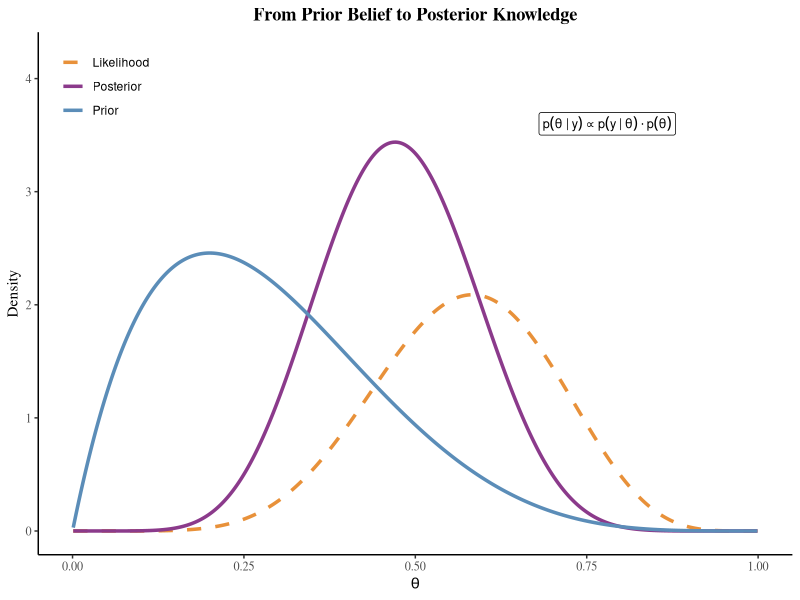

Write the R code that produced this figure.
## ---- chunk 1
library(ggplot2)

theta <- seq(0.001, 0.999, length.out = 500)

df <- data.frame(
  theta = rep(theta, 3),
  density = c(
    dbeta(theta, 2, 5),
    (theta^7 * (1 - theta)^5) / max(theta^7 * (1 - theta)^5) * max(dbeta(theta, 2, 5)) * 0.85,
    dbeta(theta, 9, 10)
  ),
  curve = factor(rep(c("Prior", "Likelihood", "Posterior"), each = length(theta)))
)

ggplot(df, aes(theta, density, color = curve, linetype = curve)) +
  geom_line(linewidth = 1.2) +
  scale_color_manual(values = c("Prior"="#5B8DB8","Likelihood"="#E8913A","Posterior"="#8B3A8B")) +
  scale_linetype_manual(values = c("Prior"="solid","Likelihood"="dashed","Posterior"="solid")) +
  annotate("label", x=0.78, y=3.6,
           label="p(theta~'|'~y) %prop% p(y~'|'~theta) %.% p(theta)",
           parse=TRUE, size=3.2) +
  labs(title="From Prior Belief to Posterior Knowledge",
       x=expression(theta), y="Density") +
  coord_cartesian(xlim=c(0,1), ylim=c(0,4.2)) +
  theme_classic(base_family="serif") +   # no grid
  theme(
    plot.title = element_text(face="bold", hjust=0.5),
    legend.position = c(0.02, 0.98),
    legend.justification = c(0, 1),
    legend.text = element_text(family = ""),
    legend.title = element_blank()
  )
## ---- chunk 2
# --- Type I error ---
# P(X > 50 | θ = 1/3): pbinom gives P(X ≤ 50), so subtract from 1
p_gt50_h0 <- 1 - pbinom(50, 100, 1/3)

# P(X = 50 | θ = 1/3): the exact point probability
p_eq50_h0 <- dbinom(50, 100, 1/3)

# Total: always reject when X > 50, reject half the time when X = 50
alpha <- p_gt50_h0 + 0.5 * p_eq50_h0

# --- Type II error ---
# P(X < 50 | θ = 2/3) = P(X ≤ 49 | θ = 2/3)
p_lt50_h1 <- pbinom(49, 100, 2/3)

# P(X = 50 | θ = 2/3)
p_eq50_h1 <- dbinom(50, 100, 2/3)

# Total: always accept H0 when X < 50, accept half the time when X = 50
beta <- p_lt50_h1 + 0.5 * p_eq50_h1

cat("Type I error (alpha):", alpha, "\n")
cat("Type II error (beta):", beta, "\n")
## ---- chunk 3
# Type I error: P(X >= 0.95 | X ~ U(0,1))
# punif gives P(X <= x), so subtract from 1
alpha_q2 <- 1 - punif(0.95, 0, 1)
alpha_q2

# Type II error: P(X < 0.95 | X ~ U(0.9, 1.9))
beta_q2 <- punif(0.95, 0.9, 1.9)
beta_q2
## ---- chunk 4
# Likelihood under each hypothesis for different x values
x_vals <- c(30, 40, 50, 60, 70)

for (x in x_vals) {
  L_h0 <- dbinom(x, 100, 1/3)   # L(θ=1/3 | x)
  L_h1 <- dbinom(x, 100, 2/3)   # L(θ=2/3 | x)
  ratio <- L_h0 / L_h1           # likelihood ratio
  cat(sprintf("x = %d: L(1/3|x) = %.2e, L(2/3|x) = %.2e, ratio = %.2e\n",
              x, L_h0, L_h1, ratio))
}
